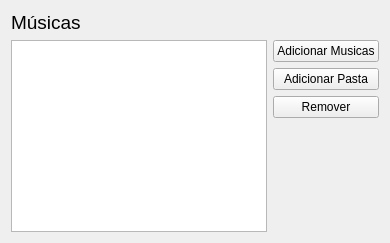
          <widget class="QWidget" name="page_add_album_tab_songs">
           <attribute name="title">
            <string>Tab 2</string>
           </attribute>
           <layout class="QGridLayout" name="gridLayout_17">
            <item row="0" column="0">
             <layout class="QGridLayout" name="gridLayout_14">
              <item row="1" column="1">
               <widget class="QPushButton" name="page_add_album_button_addMusic">
                <property name="text">
                 <string>Adicionar Musicas</string>
                </property>
               </widget>
              </item>
              <item row="1" column="0" rowspan="4">
               <widget class="QTableWidget" name="page_add_album_tableWidget_toAddMusics"/>
              </item>
              <item row="3" column="1">
               <widget class="QPushButton" name="page_add_album_button_remove">
                <property name="text">
                 <string>Remover</string>
                </property>
               </widget>
              </item>
              <item row="2" column="1">
               <widget class="QPushButton" name="page_add_album_button_addFolder">
                <property name="text">
                 <string>Adicionar Pasta</string>
                </property>
               </widget>
              </item>
              <item row="0" column="0">
               <widget class="QLabel" name="label_13">
                <property name="sizePolicy">
                 <sizepolicy hsizetype="Fixed" vsizetype="Fixed">
                  <horstretch>0</horstretch>
                  <verstretch>0</verstretch>
                 </sizepolicy>
                </property>
                <property name="font">
                 <font>
                  <pointsize>14</pointsize>
                 </font>
                </property>
                <property name="text">
                 <string>Músicas</string>
                </property>
               </widget>
              </item>
             </layout>
            </item>
           </layout>
          </widget>
